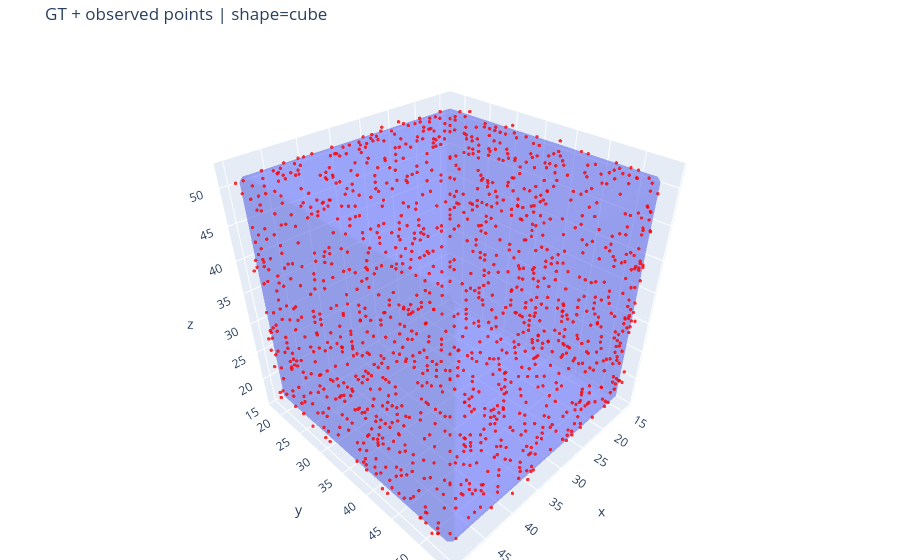

Notebook code cell kept with this figure:
### Code cell
# sanity check visualization
visualize_gt_and_points(train_ds, idx=1)

### Figure 1 — Plotly figure (JSON) as saved in the notebook; plotly's stock layout.template omitted (floating-point values rounded to 4 significant figures; data arrays with more than 128 entries replaced by an {"elided": "..."} marker saying what was removed)
{"data": [{"i": {"elided": "14696 int values"}, "j": {"elided": "14696 int values"}, "k": {"elided": "14696 int values"}, "name": "GT surface", "opacity": 0.35, "type": "mesh3d", "x": {"elided": "7350 float values"}, "y": {"elided": "7350 float values"}, "z": {"elided": "7350 float values"}}, {"marker": {"color": "red", "opacity": 0.8, "size": 2}, "mode": "markers", "name": "Observed points", "type": "scatter3d", "x": {"elided": "1356 int values"}, "y": {"elided": "1356 int values"}, "z": {"elided": "1356 int values"}}], "layout": {"margin": {"b": 0, "l": 0, "r": 0, "t": 40}, "scene": {"aspectmode": "data"}, "title": {"text": "GT + observed points | shape=cube"}}}
